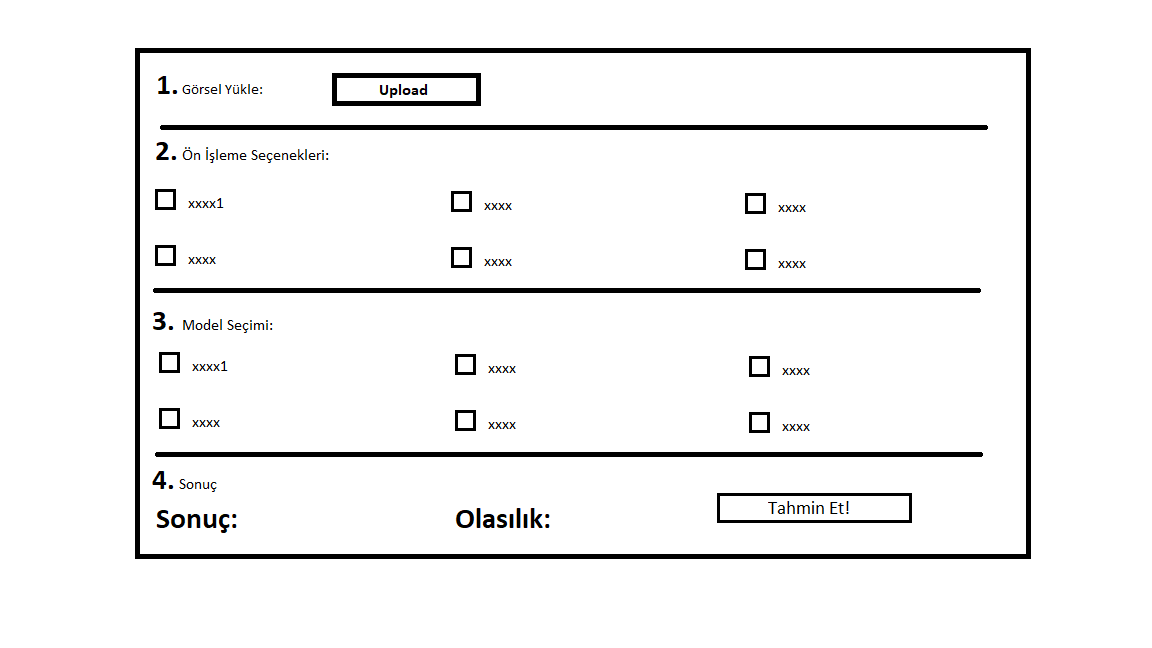
#> input picture Adsız.png, 1152 x 648 px, found by its file name; its folder holds only this picture in this run
$ python -i preprocess.py   (imports and definitions only)   (older library calls are emulated)
#> lines starting #> are read from the running program, lines starting #| are printed output that depends on the picture; after the words box and inside, x2 and y2 are one past the last pixel; in counts of white or black regions, pixels touching at a corner belong together

import numpy as np
import matplotlib.pyplot as plt
import matplotlib.image as mpimg
import cv2
import os


# Ön işleme adımları için oluşturulan fonksiyon
def preprocess(image_path):

#> called with image_path = 'Adsız.png'
        try:

            image = mpimg.imread(base_path + '/' + image_path,)
#> image is the input picture: shape (648, 1152, 3) float32; mean R, G, B 0.951, 0.951, 0.951


            # Normalizasyon

            image = cv2.normalize(image, None, alpha=0, beta=1, norm_type=cv2.NORM_MINMAX, dtype=cv2.CV_32F)

            # Gauss

            image = cv2.GaussianBlur(image, (5, 5), 0)

            # Kenar Tespit  (Canny)
            image = cv2.Canny((image*255).astype(np.uint8), 100, 200)
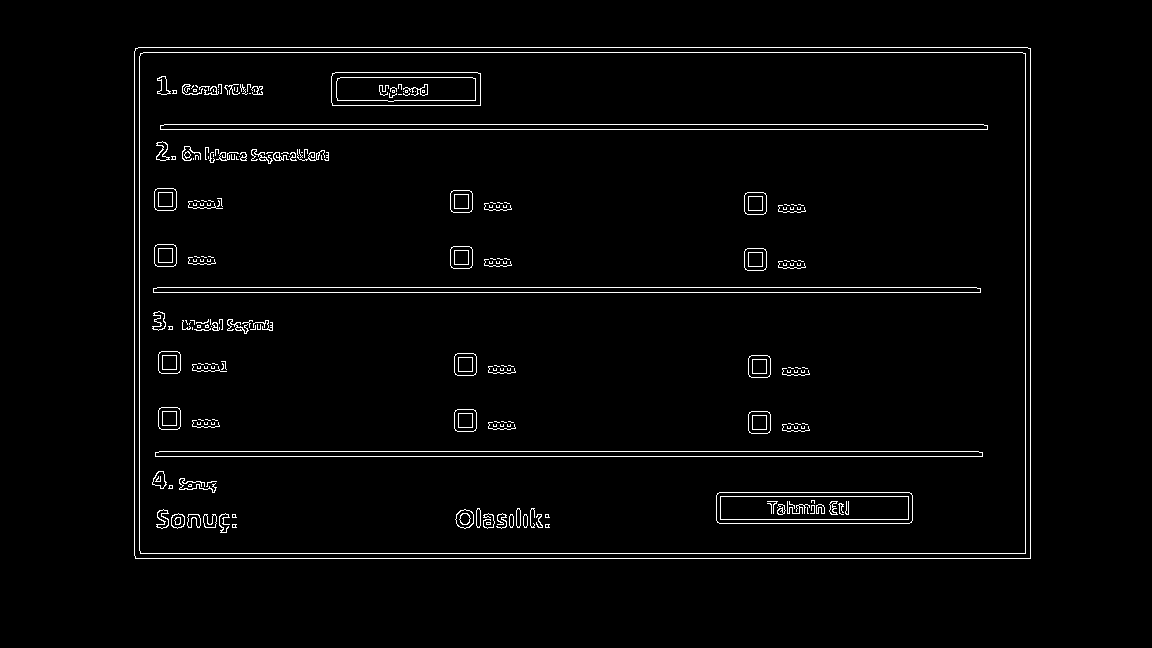
#> image: shape (648, 1152); 2.4% white in thin lines or dots, all inside (x1, y1, x2, y2) = (134, 47, 1031, 559)

            cv2.imwrite('preprocess' + '/'+ image_path, image)
        except:
            print(image_path)


base_path = 'Data'

preprocess_base_path = 'preprocess'

# [22 lines not run here, left out]


>>> result = preprocess('Adsız.png')
